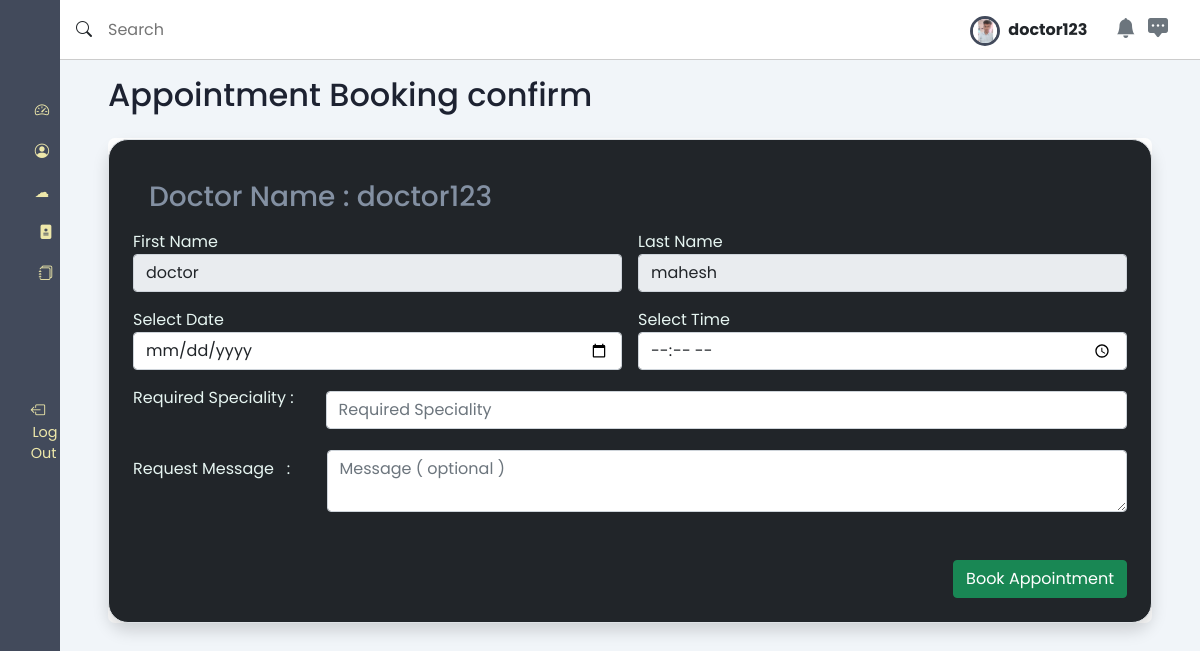
The app's page /patient_confirm_book/doctor123/ (signed in) with its own data.
### users/models.py (models this page shows)
class User(AbstractUser):
    user_status = models.CharField(max_length=500, blank=True)
    first_name=models.TextField(max_length=500, blank=True)
    last_name=models.TextField(max_length=500, blank=True)
    profile_pic = models.ImageField(upload_to="doctor/profiles", blank=True,
                                    default="doctor/profiles/download.png")  # default=
    username = models.CharField(max_length=30, blank=False,unique=True)
    email=models.CharField(max_length=30, blank=False)
    gender_choices = (("Male", "Male"), ("Female", "Female"))
    sex = models.TextField(
        max_length=10, choices=gender_choices, default="not_known")
    password=models.TextField(max_length=30, blank=False)
    confirm_password=models.TextField(max_length=30, blank=False)
    address = models.TextField(max_length=30, blank=True)

### patient/views.py (the view, shortened to what this page needs)
# urls.py: path('patient_confirm_book/<str:docname>/',patient_confirmbook,name='patient_confirmbook')
def patient_confirmbook(request,docname):
    userrr=User.objects.get(username=request.user.username)
    return render(request,'patient/patient_confirmbook.html',context={'doctorname':docname,'userdetails':userrr})

### templates/patient/patient_confirmbook.html (shortened to what this page needs)
{% extends 'patient/patient_main.html' %}
{% load static %}
{% block content %}
<main>
    <h2 class="dash-title">Appointment Booking confirm</h2>
    <section class="recent">
        <div class="table-div">
            <div class="table-card">
                <div class="container mt-5" >
                    <div class="row">
                        <div class="col-md-10 offset-md-0.5 border p-4 shadow bg-dark" style="margin-top:-4.5%;width:100%;border-radius:20px;">
                            <div class="col-12" style="color:black;">
                                <h3  style="font-color:green;">Doctor Name : {{ doctorname }}</h3>
                            </div>
                            <form method="POST" class="needs-validation" nonalidate="" autocomplete="off" enctype="multipart/form-data">{% csrf_token %}
                                <div class="row g-3">
                                    <div class="col-md-6">
                                        <label for="first-name" style="color:#e6f5f1;">First Name </label><br>
                                        <input type="text" class="form-control" placeholder="First Name" name="foname" id="first-name" value="{{ userdetails.first_name }}" disabled>
                                    </div>
                                    <div class="col-md-6">
                                        <label for="last-name" style="color:#e6f5f1;">Last Name </label><br>
                                        <input type="text" class="form-control" id="last-name" placeholder="Last Name" name="loname" value="{{ userdetails.last_name }}" disabled>
                                    </div>
                                    <div class="col-md-6">
                                        <label for="dates" style="color:#e6f5f1;">Select Date </label><br>
                                        <input type="date" class="form-control" id="dates" name="fdate" placeholder="Enter Date" required>
                                    </div>
                                    <div class="col-md-6">
                                        <label for="times" style="color:#e6f5f1;">Select Time </label><br>
                                        <input type="time" class="form-control" id="times" name="ftime" placeholder="Enter Time" required>
                                    </div>
                                    <div style="display:flex; flex-direction: row; justify-content: center; align-items: center">
                                        <label for="spec" style="color:#e6f5f1;">Required Speciality  : &nbsp;&nbsp;&nbsp;&nbsp;&nbsp;&nbsp;&nbsp; </label><br>
                                        <input type="text" class="form-control" placeholder="Required Speciality" name="frequired" id="spec" style="width:81.5%;" required>
                                    </div>
                                    <div style="display:flex; flex-direction: row; justify-content: center; align-items: center">
                                        <label for="message" style="color:#e6f5f1;">Request Message &nbsp; : &nbsp;&nbsp;&nbsp;&nbsp;&nbsp;&nbsp;&nbsp; </label><br>
                                        <textarea class="form-control" id="message" style="width:88.5%;margin-left:2%;" name='fmessage' placeholder="Message ( optional )"></textarea>
                                    </div>
                                    <div class="col-12 mt-5">
                                        <button type="submit" class="btn btn-success float-end">Book Appointment</button>
                                    </div>
                                </div>
                            </form>
                        </div>
                    </div>
                </div>
            </div>
        </div>
    </section>
</main>
{% endblock %}

### templates/patient/patient_main.html (shortened to what this page needs)
{% load static %}
<!DOCTYPE html>
<html lang="en">
<head>
    <link rel="stylesheet" href="https://cdn.jsdelivr.net/gh/lykmapipo/themify-icons@0.1.2/css/themify-icons.css">
    <link rel="stylesheet" href="{% static 'css/style.css' %}">
     <link rel="stylesheet" href="https://cdn.jsdelivr.net/npm/bootstrap-icons@1.8.1/font/bootstrap-icons.css">
     <link href="https://cdn.jsdelivr.net/npm/bootstrap@5.0.2/dist/css/bootstrap.min.css" rel="stylesheet">
    <link rel="stylesheet" href="https://cdn.datatables.net/1.12.1/css/jquery.dataTables.min.css">
</head>
<body>
    <div class="sidebar">
        <div class="sidebar-header">
        </div>
        <div class="sidebar-menu">
            <ul>
                <li>
                    <a href="{% url 'patient_dashboard' %}">
                        <i class="bi bi-speedometer2 me-2"></i>
                    </a>
                </li>
                <li>
                    <a href="{% url 'patient_profile' %}">
                        <i class="bi bi-person-circle me-2"></i>
                    </a>
                </li>
                <li>
                    <a href="{% url 'patient_blogs' %}">
                        <i>&#9729;&nbsp;&nbsp;</i>
                    </a>
                </li>
                <li>
                    <a href="{% url 'patient_book_appointment' %}">
                        <i class="bi bi-file-medical-fill"></i>
                    </a>
                </li>
                <li>
                    <a href="{% url 'patient_my_appointments' %}">
                        <i class="bi bi-journals"></i>
                    </a>
                </li>
                <br><br><br><br>
                <li>
                    <a href="{% url 'logout' %}"  data-bs-toggle="tooltip" data-bs-placement="right" title="logout" >
                        <i class="bi bi-box-arrow-left me-3"></i>
                        <span class="d-none d-md-inline">Log Out </span></a></li>
            </ul>
        </div>
    </div>
    <div class="main-content">
        <header>
            <div class="search-wrapper">
                <span class=""><i class="bi bi-search fw-bold"></i></span>
                <input type="search" placeholder="Search">
            </div>
            <div class="#">
                <img src="{{ request.user.profile_pic.url }}" style="width: 30px;height: 30px;border-radius: 50%;overflow: hidden;background-color: blue;display:inline-block;vertical-align:middle;border:3px solid #424a5b;">
                <span class="fw-bold fs-6 ms-1 text-dark me-4">{{ request.user.username|safe | truncatechars:"10" }}</span>
                <span  data-bs-toggle="offcanvas" data-bs-target="#notice" aria-controls="notice"><i class="bi bi-bell-fill me-2 text-secondary fs-5"></i></span>
                <i class="bi bi-chat-square-dots-fill fs-5 me-3 text-secondary"></i>
            </div>
        </header>
        {% block content %}
        {% endblock content %}
    </div>
</body>
</html>

### static/css/style.css (style rules this page uses)
:root { --main-color: #424a5b; --color-dark: #1D2231; --text-grey: #8390A2; }
* { font-family: 'Poppins', sans-serif; margin: 0; padding: 0; text-decoration: none; list-style-type: none; box-sizing: border-box; }
.sidebar { height: 100%; width: 240px; position: fixed; left: 0; top: 0; z-index: 100; background: var(--main-color); color: #fff; overflow-y: auto; transition: width 500ms; }
.sidebar-header { display: flex; justify-content: space-between; align-items: center; height: 60px; padding: 0rem 1rem; }
.sidebar-menu { padding: 0rem; padding-top: 40px; }
.sidebar li { margin-bottom: 1.2rem; font-size: larger; }
.sidebar a { color: palegoldenrod; text-decoration: none; font-size: .9rem; }
.sidebar a span:last-child { padding-left: .1rem; }
.main-content { position: relative; margin-left: 240px; transition: margin-left 500ms; }
header { position: fixed; left: 240px; top: 0; z-index: 100; width: calc(100% - 240px); background: #fff; height: 60px; padding: 0rem 1rem; display: flex; align-items: center; justify-content: space-between; border-bottom: 1px solid #ccc; transition: left 500ms; }
.search-wrapper { display: flex; align-items: center; }
.search-wrapper input { border: 0; outline: 0; padding: 1rem; height: 38px; }
main { margin-top: 60px; background: #f1f5f9; min-height: 90vh; padding: 1rem 3rem; }
.dash-title { color: var(--color-dark); margin-bottom: 1rem; }
.recent { margin-top: 3rem; margin-bottom: 3rem; }
@media only screen and (max-width: 1200px) { .sidebar { width: 60px; z-index: 150; } }
@media only screen and (max-width: 1200px) { .sidebar .sidebar-header h3 span, .sidebar li span:last-child { display: none; } }
@media only screen and (max-width: 1200px) { .sidebar .sidebar-header, .sidebar li { display: flex; justify-content: center; } }
@media only screen and (max-width: 1200px) { .main-content { margin-left: 60px; } }
@media only screen and (max-width: 1200px) { .main-content header { left: 60px; width: calc(100% - 60px); } }
.recent { margin-top: 1.5rem; margin-bottom: 3rem; }
.table-div { display: grid; grid-template-columns: 100% 25%; grid-column-gap: 1.5rem; }
.table-card { background: #fff; border-radius: 7px; }
.table-card h3 { color: var(--text-grey); margin: 1rem; }

### records on screen
User: user.profile_pic (picture), user.username "doctor123", foname "doctor", loname "mahesh"

### other values on screen
{{ doctorname }} "doctor123"
